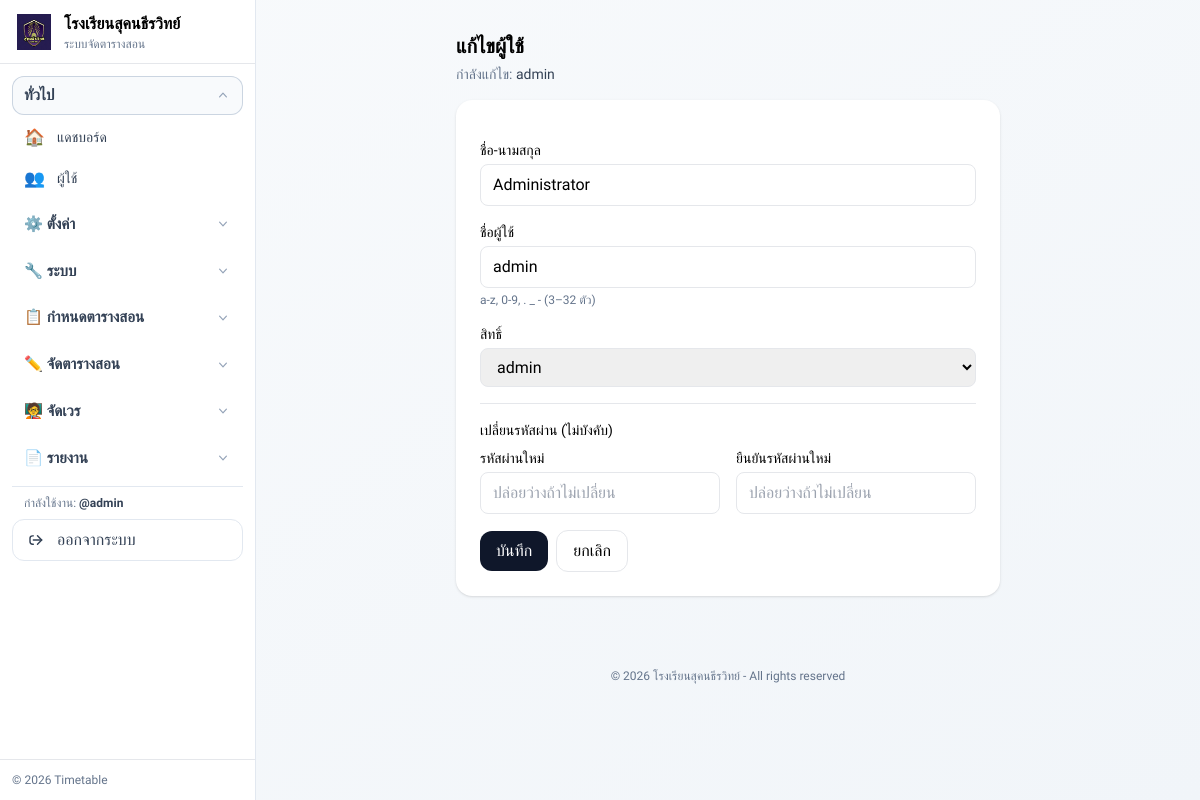
The page /user_edit.php?id=1 (signed in) on the database its author committed.
### tables this page shows
CREATE TABLE `users` (
  `id` int(10) unsigned NOT NULL AUTO_INCREMENT,
  `name` varchar(100) NOT NULL,
  `username` varchar(190) NOT NULL,
  `password_hash` varchar(255) NOT NULL,
  `role` enum('admin','user') NOT NULL DEFAULT 'admin',
  `created_at` timestamp NOT NULL DEFAULT current_timestamp(),
  PRIMARY KEY (`id`),
  UNIQUE KEY `email` (`username`),
  UNIQUE KEY `username` (`username`)
);

### app/helpers.php (called while the page is built, shortened)
<?php
function url($path = '') {
  $base = rtrim(BASE_URL, '/');
  $p = ltrim($path, '/');
  return $base . ($p ? '/' . $p : '');
}

### app/auth.php (called while the page is built, shortened)
<?php
require_once __DIR__ . '/helpers.php';
function checkSessionTimeout() {
  if (isset($_SESSION['LAST_ACTIVITY'])) {
    $elapsed = time() - $_SESSION['LAST_ACTIVITY'];
  }
}
function isLoggedIn() {
  return !empty($_SESSION['user']);
}
function currentUser() { return $_SESSION['user'] ?? null; }

### public/user_edit.php (the view, shortened to what this page needs)
<?php
require_once __DIR__ . '/../app/auth.php';
require_once __DIR__ . '/../app/helpers.php';
require_once __DIR__ . '/../app/db.php';
$rawGetId = $_GET['id'] ?? null;
$rawPostId = $_POST['id'] ?? null;
$id = (int)($rawPostId ?? $rawGetId ?? 0);
$stmt = $pdo->prepare('SELECT id, name, username, role FROM users WHERE id = ?');
$stmt->execute([$id]);
$editUser = $stmt->fetch();
?>
<?php include __DIR__ . '/../partials/head.php'; ?>
<?php include __DIR__ . '/../partials/navbar.php'; ?>
  <div class="max-w-xl mx-auto px-4">
    <h1 class="text-xl font-semibold mt-8 mb-1">แก้ไขผู้ใช้</h1>
    <div class="text-sm text-slate-500 mb-4">กำลังแก้ไข: <span class="font-medium text-slate-700"><?= htmlspecialchars($editUser['username']); ?></span></div>
    <form method="post" action="<?= url('user_edit.php'); ?>?id=<?= (int)$id; ?>" autocomplete="off" class="bg-white rounded-2xl shadow p-6 space-y-4">
      <div>
        <label class="block text-sm mb-1">ชื่อ-นามสกุล</label>
        <input name="name" class="w-full border rounded-lg px-3 py-2" required value="<?= htmlspecialchars($_POST['name'] ?? $editUser['name'] ?? ''); ?>">
      </div>
      <div>
        <label class="block text-sm mb-1">ชื่อผู้ใช้</label>
        <input name="username" autocomplete="off" autocapitalize="none" spellcheck="false" class="w-full border rounded-lg px-3 py-2" required value="<?= htmlspecialchars($_POST['username'] ?? $editUser['username'] ?? ''); ?>">
        <p class="text-xs text-slate-500 mt-1">a-z, 0-9, . _ - (3–32 ตัว)</p>
      </div>
      <div>
        <label class="block text-sm mb-1">สิทธิ์</label>
        <?php $roleVal = $_POST['role'] ?? $editUser['role'] ?? 'user'; ?>
        <select name="role" class="w-full border rounded-lg px-3 py-2">
          <option value="admin" <?= $roleVal==='admin' ? 'selected':''; ?>>admin</option>
        </select>
      </div>
      <div class="border-t pt-4">
        <div class="text-sm font-medium mb-2">เปลี่ยนรหัสผ่าน (ไม่บังคับ)</div>
        <div class="grid grid-cols-1 md:grid-cols-2 gap-4">
          <div>
            <label class="block text-sm mb-1">รหัสผ่านใหม่</label>
            <input type="password" name="new_password" autocomplete="new-password" class="w-full border rounded-lg px-3 py-2" placeholder="ปล่อยว่างถ้าไม่เปลี่ยน">
          </div>
          <div>
            <label class="block text-sm mb-1">ยืนยันรหัสผ่านใหม่</label>
            <input type="password" name="new_password2" autocomplete="new-password" class="w-full border rounded-lg px-3 py-2" placeholder="ปล่อยว่างถ้าไม่เปลี่ยน">
          </div>
        </div>
      </div>
      <div class="flex items-center gap-2">
        <button class="px-4 py-2 rounded-xl bg-slate-900 text-white hover:opacity-90">บันทึก</button>
        <a href="<?= url('users.php'); ?>" class="px-4 py-2 rounded-xl border">ยกเลิก</a>
      </div>
    </form>
  </div>
<?php include __DIR__ . '/../partials/footer.php'; ?>

### partials/navbar.php (shortened to what this page needs)
<?php
require_once __DIR__ . '/../app/auth.php';
require_once __DIR__ . '/../app/helpers.php';
$path = basename(parse_url($_SERVER['REQUEST_URI'], PHP_URL_PATH));
function active_cls($file, $current) {
  return $file === $current ? 'bg-slate-900 text-white' : 'text-slate-700 hover:bg-slate-100';
}
function group_open(array $files, $current) {
  return in_array($current, $files, true);
}
$user = currentUser();
$isAdmin = ($user['role'] ?? '') === 'admin';
$settingsFiles = ['teachers.php','subject_groups.php','years.php','periods.php','subjects.php','rooms.php','classes.php','class_weekends.php'];
$systemFiles   = ['activity_logs.php','backup.php'];
$planFiles     = ['activities.php','loads.php','teacher_constraints.php'];
$dutyFiles     = ['duty_assign.php','duty_summary.php','duty_exclusions.php','duty_summary_report.php','duty_slots.php','duty_posts.php','duty_shifts.php','buildings.php','teacher_buildings.php','shift.php'];
$timetableFiles= ['co_teaching.php','timetable.php'];
$reportFiles   = ['report.php'];
$openSettings  = $isAdmin && group_open($settingsFiles, $path);
$openSystem    = $isAdmin && group_open($systemFiles, $path);
$openPlan      = group_open($planFiles, $path);
$openTimetable = group_open($timetableFiles, $path);
$openDuty      = $isAdmin && group_open($dutyFiles, $path);
$openReport    = group_open($reportFiles, $path);
?>
<nav class="min-h-screen flex">
  <aside class="hidden md:flex w-64 flex-col border-r border-slate-200 bg-white sticky top-0 h-screen self-start shrink-0">
    <div class="h-16 flex items-center px-4 border-b">
      <a href="<?= url('index.php'); ?>" class="flex items-center gap-3">
        <img src="<?= url('assets/logo-web.png'); ?>" alt="Logo" class="h-9 w-9 object-contain">
        <div>
          <div class="font-semibold">โรงเรียนสุคนธีรวิทย์</div>
          <div class="text-xs text-slate-500">ระบบจัดตารางสอน</div>
        </div>
      </a>
    </div>
    <div class="px-3 py-3 space-y-2 overflow-y-auto flex-1">
      <details class="tt-nav rounded-xl" open>
        <summary class="flex items-center justify-between px-3 py-2 rounded-xl cursor-pointer select-none hover:bg-slate-50">
          <span class="tt-nav-title">ทั่วไป</span>
        </summary>
        <div class="tt-nav-links mt-1 space-y-1">
          <a href="<?= url('index.php'); ?>" class="tt-nav-item flex items-center gap-3 px-3 py-2 rounded-xl <?= active_cls('index.php', $path); ?>">
            <span class="text-lg">🏠</span>
            <span>แดชบอร์ด</span>
          </a>
          <?php if ($isAdmin): ?>
          <a href="<?= url('users.php'); ?>" class="tt-nav-item flex items-center gap-3 px-3 py-2 rounded-xl <?= active_cls('users.php', $path); ?>">
            <span class="text-lg">👥</span>
            <span>ผู้ใช้</span>
          </a>
          <?php endif; ?>
        </div>
      </details>
      <?php if ($isAdmin): ?>
      <details class="tt-nav rounded-xl" <?= $openSettings ? 'open' : ''; ?>>
        <summary class="flex items-center justify-between px-3 py-2 rounded-xl cursor-pointer select-none hover:bg-slate-50">
          <span class="tt-nav-title">⚙️ ตั้งค่า</span>
        </summary>
      </details>
      <details class="tt-nav rounded-xl" <?= $openSystem ? 'open' : ''; ?>>
        <summary class="flex items-center justify-between px-3 py-2 rounded-xl cursor-pointer select-none hover:bg-slate-50">
          <span class="tt-nav-title">🔧 ระบบ</span>
        </summary>
      </details>
      <?php endif; ?>
      <details class="tt-nav rounded-xl" <?= $openPlan ? 'open' : ''; ?>>
        <summary class="flex items-center justify-between px-3 py-2 rounded-xl cursor-pointer select-none hover:bg-slate-50">
          <span class="tt-nav-title">📋 กำหนดตารางสอน</span>
        </summary>
      </details>
      <details class="tt-nav rounded-xl" <?= $openTimetable ? 'open' : ''; ?>>
        <summary class="flex items-center justify-between px-3 py-2 rounded-xl cursor-pointer select-none hover:bg-slate-50">
          <span class="tt-nav-title">✏️ จัดตารางสอน</span>
        </summary>
      </details>
      <?php if ($isAdmin): ?>
      <details class="tt-nav rounded-xl" <?= $openDuty ? 'open' : ''; ?>>
        <summary class="flex items-center justify-between px-3 py-2 rounded-xl cursor-pointer select-none hover:bg-slate-50">
          <span class="tt-nav-title">🧑‍🏫 จัดเวร</span>
        </summary>
      </details>
      <?php endif; ?>
      <details class="tt-nav rounded-xl" <?= $openReport ? 'open' : ''; ?>>
        <summary class="flex items-center justify-between px-3 py-2 rounded-xl cursor-pointer select-none hover:bg-slate-50">
          <span class="tt-nav-title">📄 รายงาน</span>
        </summary>
      </details>
      <?php if (isLoggedIn()): ?>
        <div class="pt-2 mt-2 border-t border-slate-200">
          <div class="px-3 text-xs text-slate-500">
            กำลังใช้งาน:
            <span class="font-semibold text-slate-700">@<?= htmlspecialchars(($user['username'] ?? '') ?: 'unknown'); ?></span>
          </div>
          <a href="<?= url('logout.php'); ?>" class="mt-2 flex items-center gap-3 px-3 py-2 rounded-xl border border-slate-200 bg-white hover:bg-slate-50 text-slate-700" aria-label="ออกจากระบบ" title="ออกจากระบบ">
            <svg class="h-5 w-5" viewBox="0 0 24 24" fill="none" stroke="currentColor" stroke-width="1.7" stroke-linecap="round" stroke-linejoin="round" aria-hidden="true">
              <path d="M10 17l-1 0c-2 0-3-1-3-3V10c0-2 1-3 3-3h1" />
              <path d="M15 7l5 5-5 5" />
              <path d="M20 12H10" />
            </svg>
            <span class="font-medium">ออกจากระบบ</span>
          </a>
        </div>
      <?php endif; ?>
    </div>
    <div class="p-3 text-xs text-slate-500 border-t">
      <div>© <?= date('Y'); ?> Timetable</div>
    </div>
  </aside>
  <main class="flex-1 min-w-0">

### partials/head.php (style rules this page uses)
body { font-family: 'Sarabun', sans-serif; }
:root { --primary: #6366f1; --primary-dark: #4f46e5; --secondary: #8b5cf6; --success: #10b981; --danger: #ef4444; --warning: #f59e0b; }

### partials/navbar.php (style rules this page uses)
details.tt-nav > summary { list-style: none; }
details.tt-nav[open] > summary .tt-chevron { transform: rotate(180deg); }
.tt-nav-title { font-size: 0.95rem; font-weight: 700; color: #334155; }
.tt-nav-links .tt-nav-item { font-size: 0.875rem; }
.tt-nav-links .tt-nav-item span:first-child { font-size: 1.05rem; line-height: 1; }
details.tt-nav[open] > summary { background: #f8fafc; box-shadow: inset 0 0 0 1px #cbd5e1; }

### rows shown on the page
users: username "admin", name "Administrator", role "admin"
